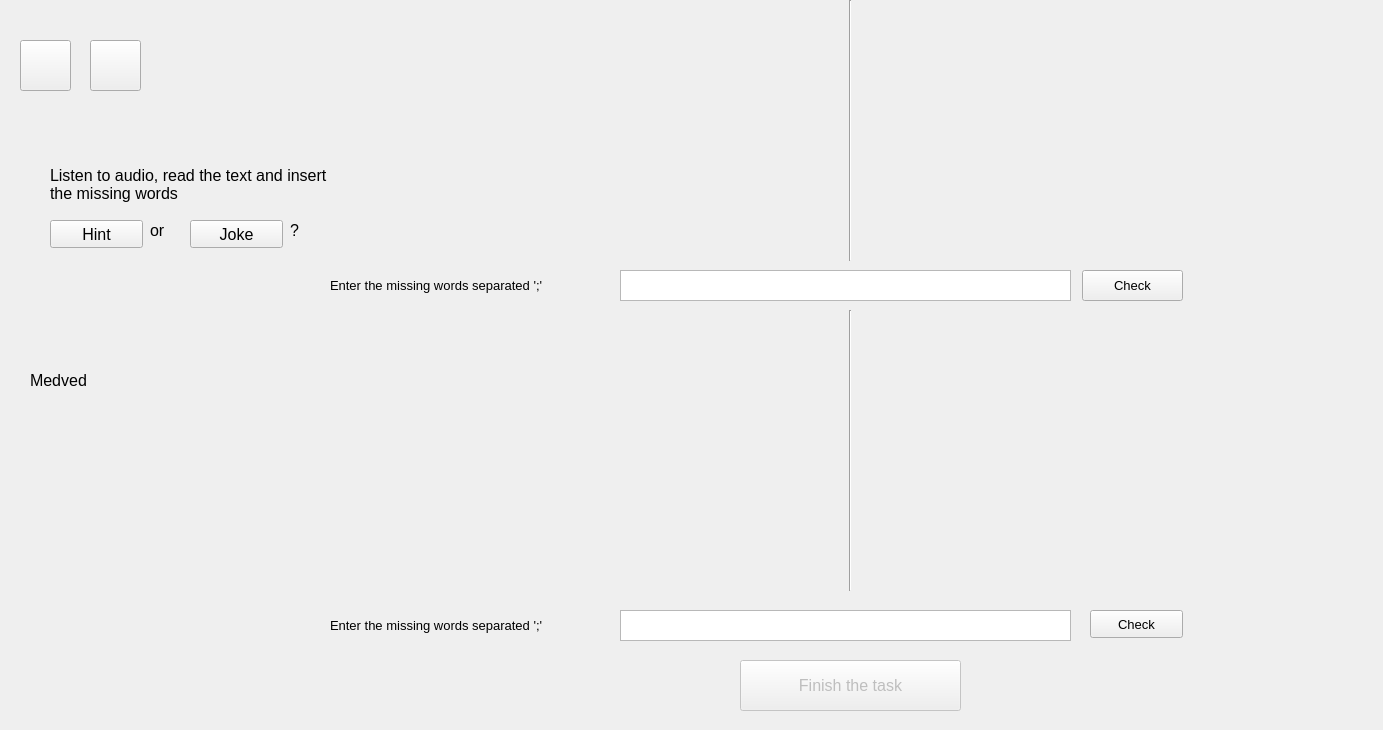
<?xml version="1.0" encoding="UTF-8"?>
<ui version="4.0">
 <class>textlessonwindow</class>
 <widget class="QWidget" name="textlessonwindow">
  <property name="geometry">
   <rect>
    <x>0</x>
    <y>0</y>
    <width>1383</width>
    <height>730</height>
   </rect>
  </property>
  <property name="windowTitle">
   <string>Form</string>
  </property>
  <widget class="QLabel" name="eng1">
   <property name="geometry">
    <rect>
     <x>880</x>
     <y>0</y>
     <width>481</width>
     <height>261</height>
    </rect>
   </property>
   <property name="font">
    <font>
     <pointsize>12</pointsize>
    </font>
   </property>
   <property name="acceptDrops">
    <bool>false</bool>
   </property>
   <property name="text">
    <string/>
   </property>
   <property name="scaledContents">
    <bool>false</bool>
   </property>
   <property name="wordWrap">
    <bool>true</bool>
   </property>
  </widget>
  <widget class="Line" name="line">
   <property name="geometry">
    <rect>
     <x>840</x>
     <y>0</y>
     <width>20</width>
     <height>261</height>
    </rect>
   </property>
   <property name="orientation">
    <enum>Qt::Vertical</enum>
   </property>
  </widget>
  <widget class="Line" name="line_2">
   <property name="geometry">
    <rect>
     <x>840</x>
     <y>310</y>
     <width>20</width>
     <height>281</height>
    </rect>
   </property>
   <property name="orientation">
    <enum>Qt::Vertical</enum>
   </property>
  </widget>
  <widget class="QLabel" name="rus2">
   <property name="geometry">
    <rect>
     <x>360</x>
     <y>320</y>
     <width>481</width>
     <height>261</height>
    </rect>
   </property>
   <property name="font">
    <font>
     <pointsize>12</pointsize>
    </font>
   </property>
   <property name="acceptDrops">
    <bool>false</bool>
   </property>
   <property name="text">
    <string/>
   </property>
   <property name="scaledContents">
    <bool>false</bool>
   </property>
   <property name="wordWrap">
    <bool>true</bool>
   </property>
  </widget>
  <widget class="QLabel" name="eng2">
   <property name="geometry">
    <rect>
     <x>880</x>
     <y>310</y>
     <width>481</width>
     <height>261</height>
    </rect>
   </property>
   <property name="font">
    <font>
     <pointsize>12</pointsize>
    </font>
   </property>
   <property name="acceptDrops">
    <bool>false</bool>
   </property>
   <property name="text">
    <string/>
   </property>
   <property name="scaledContents">
    <bool>false</bool>
   </property>
   <property name="wordWrap">
    <bool>true</bool>
   </property>
  </widget>
  <widget class="QLabel" name="rus1">
   <property name="geometry">
    <rect>
     <x>360</x>
     <y>0</y>
     <width>481</width>
     <height>261</height>
    </rect>
   </property>
   <property name="font">
    <font>
     <pointsize>12</pointsize>
    </font>
   </property>
   <property name="acceptDrops">
    <bool>false</bool>
   </property>
   <property name="text">
    <string/>
   </property>
   <property name="scaledContents">
    <bool>false</bool>
   </property>
   <property name="wordWrap">
    <bool>true</bool>
   </property>
  </widget>
  <widget class="QLabel" name="label">
   <property name="geometry">
    <rect>
     <x>330</x>
     <y>270</y>
     <width>321</width>
     <height>31</height>
    </rect>
   </property>
   <property name="font">
    <font>
     <pointsize>10</pointsize>
    </font>
   </property>
   <property name="text">
    <string>Enter the missing words separated ';'</string>
   </property>
  </widget>
  <widget class="QPushButton" name="pushButton">
   <property name="geometry">
    <rect>
     <x>1082</x>
     <y>270</y>
     <width>101</width>
     <height>31</height>
    </rect>
   </property>
   <property name="font">
    <font>
     <pointsize>10</pointsize>
    </font>
   </property>
   <property name="text">
    <string>Check</string>
   </property>
  </widget>
  <widget class="QLabel" name="label_2">
   <property name="geometry">
    <rect>
     <x>1200</x>
     <y>275</y>
     <width>151</width>
     <height>21</height>
    </rect>
   </property>
   <property name="text">
    <string/>
   </property>
  </widget>
  <widget class="QTextEdit" name="textEdit">
   <property name="geometry">
    <rect>
     <x>620</x>
     <y>270</y>
     <width>451</width>
     <height>31</height>
    </rect>
   </property>
  </widget>
  <widget class="QPushButton" name="pushButton_2">
   <property name="geometry">
    <rect>
     <x>1090</x>
     <y>610</y>
     <width>93</width>
     <height>28</height>
    </rect>
   </property>
   <property name="font">
    <font>
     <pointsize>10</pointsize>
    </font>
   </property>
   <property name="text">
    <string>Check</string>
   </property>
  </widget>
  <widget class="QTextEdit" name="textEdit_2">
   <property name="geometry">
    <rect>
     <x>620</x>
     <y>610</y>
     <width>451</width>
     <height>31</height>
    </rect>
   </property>
  </widget>
  <widget class="QLabel" name="label_4">
   <property name="geometry">
    <rect>
     <x>1210</x>
     <y>610</y>
     <width>151</width>
     <height>21</height>
    </rect>
   </property>
   <property name="text">
    <string/>
   </property>
  </widget>
  <widget class="QLabel" name="medved">
   <property name="geometry">
    <rect>
     <x>30</x>
     <y>80</y>
     <width>311</width>
     <height>601</height>
    </rect>
   </property>
   <property name="font">
    <font>
     <pointsize>12</pointsize>
    </font>
   </property>
   <property name="acceptDrops">
    <bool>false</bool>
   </property>
   <property name="text">
    <string>Medved</string>
   </property>
   <property name="scaledContents">
    <bool>false</bool>
   </property>
   <property name="wordWrap">
    <bool>true</bool>
   </property>
  </widget>
  <widget class="QPushButton" name="pushButton_3">
   <property name="enabled">
    <bool>false</bool>
   </property>
   <property name="geometry">
    <rect>
     <x>740</x>
     <y>660</y>
     <width>221</width>
     <height>51</height>
    </rect>
   </property>
   <property name="font">
    <font>
     <pointsize>12</pointsize>
    </font>
   </property>
   <property name="text">
    <string>Finish the task</string>
   </property>
  </widget>
  <widget class="QLabel" name="label_5">
   <property name="geometry">
    <rect>
     <x>50</x>
     <y>130</y>
     <width>281</width>
     <height>91</height>
    </rect>
   </property>
   <property name="font">
    <font>
     <pointsize>12</pointsize>
    </font>
   </property>
   <property name="text">
    <string>
Listen to audio, read the text and insert the missing words</string>
   </property>
   <property name="wordWrap">
    <bool>true</bool>
   </property>
  </widget>
  <widget class="QPushButton" name="pushButton_4">
   <property name="geometry">
    <rect>
     <x>50</x>
     <y>220</y>
     <width>93</width>
     <height>28</height>
    </rect>
   </property>
   <property name="font">
    <font>
     <pointsize>12</pointsize>
    </font>
   </property>
   <property name="text">
    <string>Hint</string>
   </property>
  </widget>
  <widget class="QPushButton" name="pushButton_5">
   <property name="geometry">
    <rect>
     <x>190</x>
     <y>220</y>
     <width>93</width>
     <height>28</height>
    </rect>
   </property>
   <property name="font">
    <font>
     <pointsize>12</pointsize>
    </font>
   </property>
   <property name="text">
    <string>Joke</string>
   </property>
  </widget>
  <widget class="QLabel" name="label_7">
   <property name="geometry">
    <rect>
     <x>150</x>
     <y>220</y>
     <width>41</width>
     <height>21</height>
    </rect>
   </property>
   <property name="font">
    <font>
     <pointsize>12</pointsize>
    </font>
   </property>
   <property name="text">
    <string>or</string>
   </property>
   <property name="wordWrap">
    <bool>true</bool>
   </property>
  </widget>
  <widget class="QLabel" name="label_8">
   <property name="geometry">
    <rect>
     <x>290</x>
     <y>220</y>
     <width>41</width>
     <height>21</height>
    </rect>
   </property>
   <property name="font">
    <font>
     <pointsize>12</pointsize>
    </font>
   </property>
   <property name="text">
    <string>?</string>
   </property>
   <property name="wordWrap">
    <bool>true</bool>
   </property>
  </widget>
  <widget class="QPushButton" name="pushButton_6">
   <property name="geometry">
    <rect>
     <x>20</x>
     <y>40</y>
     <width>51</width>
     <height>51</height>
    </rect>
   </property>
   <property name="text">
    <string/>
   </property>
   <property name="iconSize">
    <size>
     <width>50</width>
     <height>50</height>
    </size>
   </property>
  </widget>
  <widget class="QPushButton" name="pushButton_7">
   <property name="geometry">
    <rect>
     <x>90</x>
     <y>40</y>
     <width>51</width>
     <height>51</height>
    </rect>
   </property>
   <property name="text">
    <string/>
   </property>
   <property name="iconSize">
    <size>
     <width>50</width>
     <height>50</height>
    </size>
   </property>
  </widget>
  <widget class="QLabel" name="label_3">
   <property name="geometry">
    <rect>
     <x>330</x>
     <y>610</y>
     <width>321</width>
     <height>31</height>
    </rect>
   </property>
   <property name="font">
    <font>
     <pointsize>10</pointsize>
    </font>
   </property>
   <property name="text">
    <string>Enter the missing words separated ';'</string>
   </property>
  </widget>
 </widget>
 <resources/>
 <connections/>
</ui>
